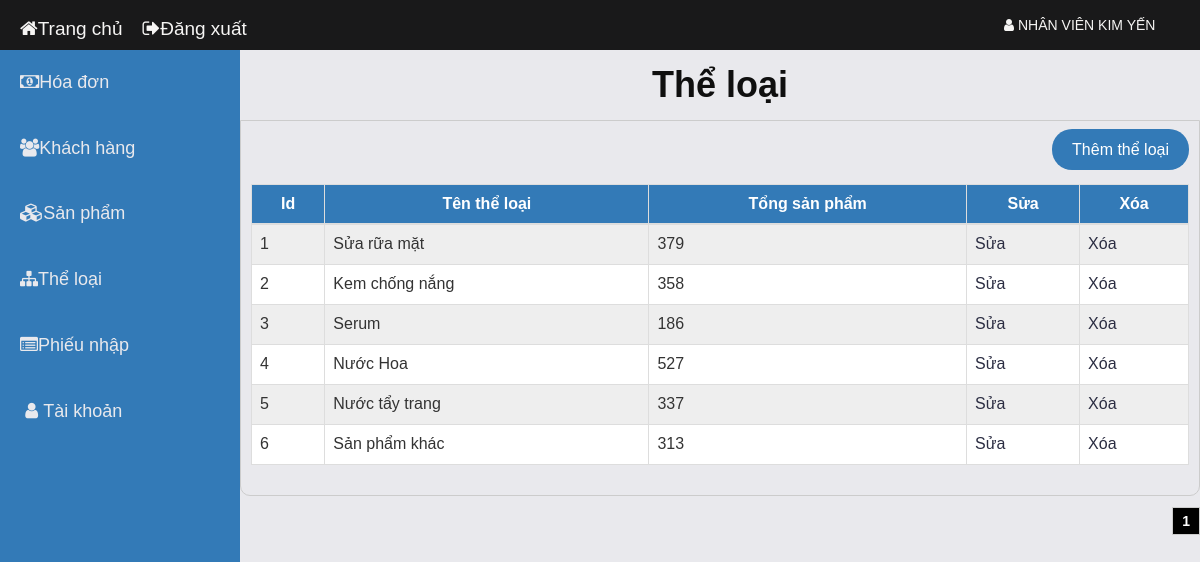
/admin/admin.php?muc=8&tmuc=Thể+loại (signed in), run on the app's committed database.
### tables this page shows
CREATE TABLE `danhmuc` (
  `id` int(10) UNSIGNED NOT NULL,
  `icon_dm` varchar(255) NOT NULL,
  `ten_danhmuc` varchar(191) NOT NULL
);

CREATE TABLE `theloai` (
  `id` int(10) UNSIGNED NOT NULL,
  `ten_tl` varchar(191) NOT NULL,
  `tong_sp` int(11) NOT NULL,
  `ngay_tao` timestamp NOT NULL DEFAULT current_timestamp(),
  `ngay_sua` timestamp NULL DEFAULT current_timestamp()
);

### admin/function.php (called while the page is built, shortened)
<?php
function executeResult($sql){
    $con=mysqli_connect(HOST,USERNAME,PASSWORD,DATABASE);
    $result=mysqli_query($con,$sql);
    $data =[];
    if($result != null){
        while($row =mysqli_fetch_array($result, 1)){
            $data[]=$row;
        }
    }
     return $data;
}
?>

### admin/giaodien/theloai.php (the view, shortened to what this page needs)
<?php
    include_once("./connect_db.php");
    if (!empty($_SESSION['nguoidung'])) {
        $item_per_page = (!empty($_GET['per_page'])) ? $_GET['per_page'] : 10;
        $current_page = (!empty($_GET['page'])) ? $_GET['page'] : 1;
        $offset = ($current_page - 1) * $item_per_page;
        $theloai = mysqli_query($con, "SELECT * FROM `theloai` ORDER BY `id` ASC LIMIT " . $item_per_page . " OFFSET " . $offset);
    ?>
<div class="main-content">
            <h1>Thể loại</h1>
            <div class="product-items">
                <div class="buttons">
                    <a href="admin.php?act=addtl">Thêm thể loại</a>
                </div>
                <div class="table-responsive-sm ">
                    <table class="table table-bordered table-striped table-hover">
                        <thead >
                            <tr>
                                <th>Id</th>
                                <th>Tên thể loại</th>
                                <th>Tổng sản phẩm</th>
                                <th>Sửa</th>
                                <th>Xóa</th>
                            </tr>
                        </thead>
                        <tbody>
                             <?php
                            while ($row = mysqli_fetch_array($theloai)) {
                            ?>
                                <tr>
                                    <td><?= $row['id'] ?></td>
                                    <td><?= $row['ten_tl'] ?></td>
                                    <td><?= $row['tong_sp'] ?></td>
                                    <td><a href="admin.php?act=suatl&id=<?= $row['id'] ?>" >Sửa</a></td>
                                    <td><a href="admin.php?act=xoatl&id=<?= $row['id'] ?>" onclick="return confirm('Are you sure you want to delete this item?');">Xóa</a></td>
                                </tr>
                                <?php } ?>
                        </tbody>
                    </table>
                </div>
            </div>
        <?php
        include './pagination.php';
        ?>
        </div>
    <?php
    }
    ?>

### admin/giaodien/leftmenu.php (shortened to what this page needs)
<div class ="Suafix">
    <ul class="input-select2" >
    <?php
            $sql = "select id, ten_danhmuc, icon_dm from danhmuc,quyendahmuc where `id_danhmuc`=`id` AND `id_quyen`=" . $_SESSION['quyen'] . "";
            $list = executeResult($sql);
            foreach ($list as $item) {
                echo '<li class="item"><a href="admin.php?muc=' . $item['id'] . '&tmuc=' . urlencode($item['ten_danhmuc']) . '" class="d-flex align-items-center">';
                echo $item['icon_dm'];
                echo '<span class="ml-2">' . $item['ten_danhmuc'] . '</span>';
                echo '</a></li>';
            }
        ?>
    </ul>
</div>

### admin/css/style.css (style rules this page uses)
body { font-family: 'Montserrat', sans-serif; font-weight: 400; color: #333; background-color: #B9BABC; }
h1, h2, h3, h4, h5, h6 { color: #2B2D42; font-weight: 700; margin: 0 0 10px; }
a { color: #2B2D42; font-weight: 500; -webkit-transition: 0.2s color; transition: 0.2s color; }
ul, ol { margin: 0; padding: 0; list-style: none }
#leftmenu div { color: white; width: 100%; display: block; float: left; }
.input-select2 a { color: #e9e9ed; }

### admin/css/style2.css (style rules this page uses)
#body #leftmenu .input-select2 { padding: 0px; }
#body #leftmenu .input-select2 li.item a { padding: 20px; display: inline-block; width: 100%; font-size: 18px; transition: 0.3s; }
#body #content .main-content { width: 100%; margin: 0; }
#body #content .main-content h1 { padding: 15px; margin: 0px; color: rgb(15, 15, 15); text-align: center; }

### admin/css/admin_style.css (style rules this page uses)
body { font-family: arial; padding : 0; margin : 0; font-size : 14px; }
h1 { text-align: center; }
.product-items { padding : 10px; border : 1px solid #ccc; border-radius: 0 0 10px 10px; }
.buttons { text-align : right; font-weight : bold; font-size : 16px; margin-bottom: 15px; line-height : 38px; }
.buttons a { transition : 0.7s; background-color: #337ab7; color : white; padding : 12px 20px; border-radius : 20px; text-decoration : none; }
a { text-decoration: none; }
.main-content { float : left; width : 900px; margin-left: 20px; }
.product-items table th { background-color:#337ab7; text-align:center; color:#FFF }
.product-items table { border-collapse:collapse; }
.product-items table tr:nth-child(odd) { background-color: #eee; }
.product-items table tr:nth-child(even) { background-color:white; }
.product-items table th { background-color:#337ab7; text-align:center; }

### data on the page
danhmuc: ten_danhmuc "Hóa đơn"
danhmuc: ten_danhmuc "Khách hàng"
danhmuc: ten_danhmuc "Sản phẩm"
danhmuc: ten_danhmuc "Thể loại"
danhmuc: ten_danhmuc "Phiếu nhập"
danhmuc: ten_danhmuc "Tài khoản"
theloai: id "1", ten_tl "Sửa rữa mặt", tong_sp "379"
theloai: id "2", ten_tl "Kem chống nắng", tong_sp "358"
theloai: id "3", ten_tl "Serum", tong_sp "186"
theloai: id "4", ten_tl "Nước Hoa", tong_sp "527"
theloai: id "5", ten_tl "Nước tẩy trang", tong_sp "337"
theloai: id "6", ten_tl "Sản phẩm khác", tong_sp "313"

### other printed values
$_SESSION['nguoidung'] "NHÂN VIÊN KIM YẾN"
